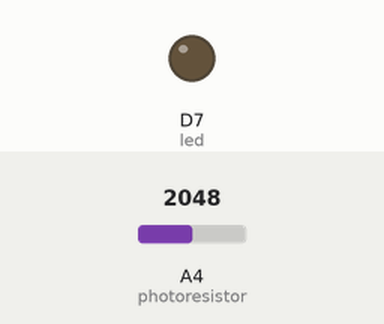
Recording of a sketch running on a simulated Particle Photon. On the bench: output pins drawn as LEDs (lit = HIGH). The inputs (shaded band) are chosen by the test bench; at power-on: A4 (photoresistor) = 2048.

Above: at 0.1 s.
At 5.1 s:
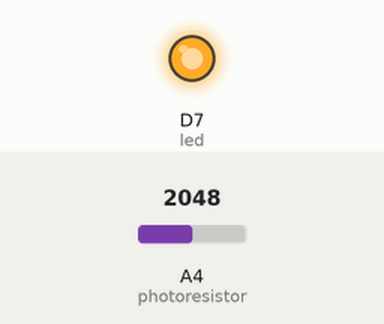
Timing chart, 0 to 6.6 s (numbered marks = the images above):
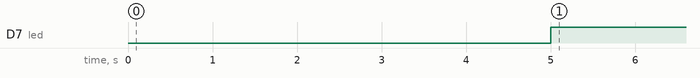

The sketch:

iftttdemo.ino
```cpp
int photoresistor = A4 ; //photoresistor A0 Analogue pin value
int analogueaverage = 50;
int analoguevalue = 0;

int led = D7; //onboard led

void setup() {

 pinMode(led, OUTPUT);
 pinMode(photoresistor,INPUT);

}


void loop() {

 analoguevalue = analogRead(photoresistor);
 delay(5000);

   if (analogueaverage < analoguevalue)
   {
       digitalWrite(led, HIGH);
       Particle.publish("Light_Exposure_High", "Sunlight", PRIVATE);
       delay(5000);
   }
   else
   {
       digitalWrite(led, LOW);
       Particle.publish("Light_Exposure_Low", "No_Sunlight", PRIVATE);
        delay(5000);
    }
}
```

Measured:
- by itself, D7 (led): LOW → HIGH at 5.0 s
